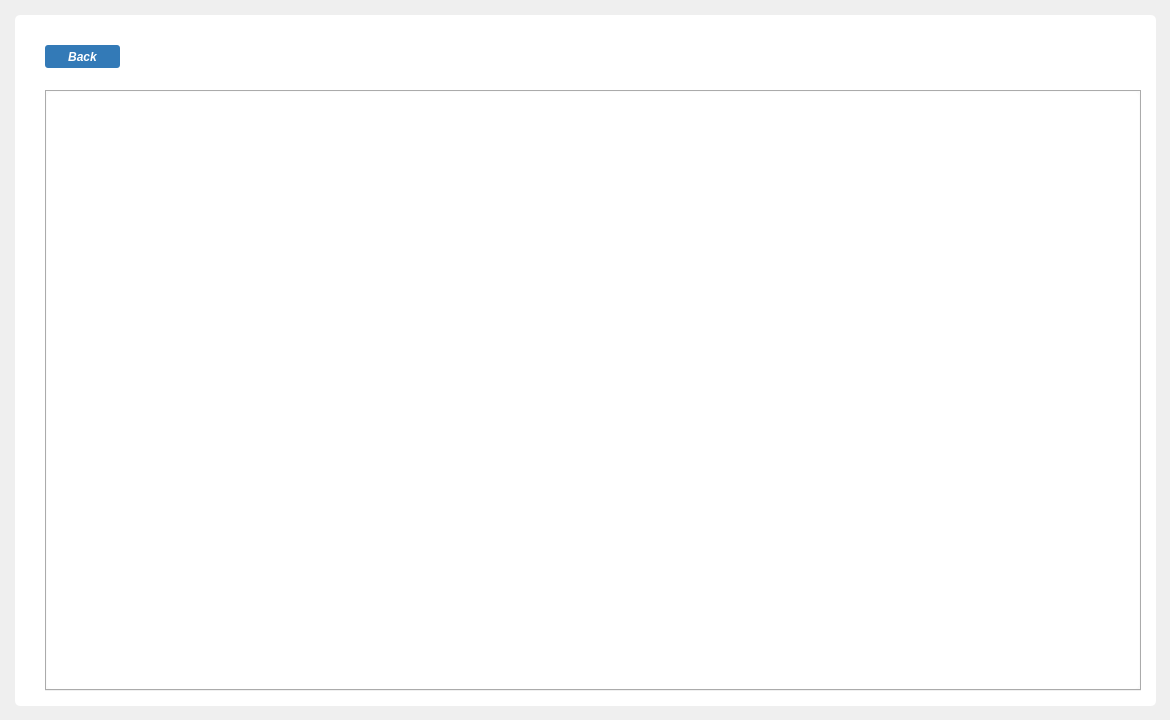
<?xml version="1.0" encoding="UTF-8"?>
<ui version="4.0">
 <class>Form</class>
 <widget class="QWidget" name="Form">
  <property name="geometry">
   <rect>
    <x>0</x>
    <y>0</y>
    <width>1170</width>
    <height>720</height>
   </rect>
  </property>
  <property name="windowTitle">
   <string>Form</string>
  </property>
  <property name="styleSheet">
   <string notr="true"/>
  </property>
  <widget class="QFrame" name="frame">
   <property name="geometry">
    <rect>
     <x>15</x>
     <y>15</y>
     <width>1141</width>
     <height>691</height>
    </rect>
   </property>
   <property name="styleSheet">
    <string notr="true">QFrame{
border-radius: 5px;
background: #fff;
}

QWidget{
font-family: &quot;Segoe UI&quot;;
}

QPushButton#btn_back{
background-color: #337AB7;
font-weight: bold;
font-style: italic;
color: #fff;
font-size: 12px;
border-radius: 3px;
}
QPushButton:hove#btn_backr{
background-color: #135A97;
}

QPushButton:pressed#btn_back{
background-color: qlineargradient(spread:pad, x1:0, y1:0, x2:0, y2:1, stop:0 #337AB7, stop:1 #135A97);
}</string>
   </property>
   <property name="frameShape">
    <enum>QFrame::StyledPanel</enum>
   </property>
   <property name="frameShadow">
    <enum>QFrame::Raised</enum>
   </property>
   <widget class="QTabWidget" name="tab_widget">
    <property name="geometry">
     <rect>
      <x>30</x>
      <y>75</y>
      <width>1096</width>
      <height>601</height>
     </rect>
    </property>
    <property name="currentIndex">
     <number>-1</number>
    </property>
   </widget>
   <widget class="QPushButton" name="btn_back">
    <property name="geometry">
     <rect>
      <x>30</x>
      <y>30</y>
      <width>75</width>
      <height>23</height>
     </rect>
    </property>
    <property name="font">
     <font>
      <family>Segoe UI</family>
      <pointsize>-1</pointsize>
      <weight>75</weight>
      <italic>true</italic>
      <bold>true</bold>
     </font>
    </property>
    <property name="cursor">
     <cursorShape>PointingHandCursor</cursorShape>
    </property>
    <property name="styleSheet">
     <string notr="true"/>
    </property>
    <property name="text">
     <string>Back</string>
    </property>
   </widget>
  </widget>
 </widget>
 <resources/>
 <connections/>
</ui>
